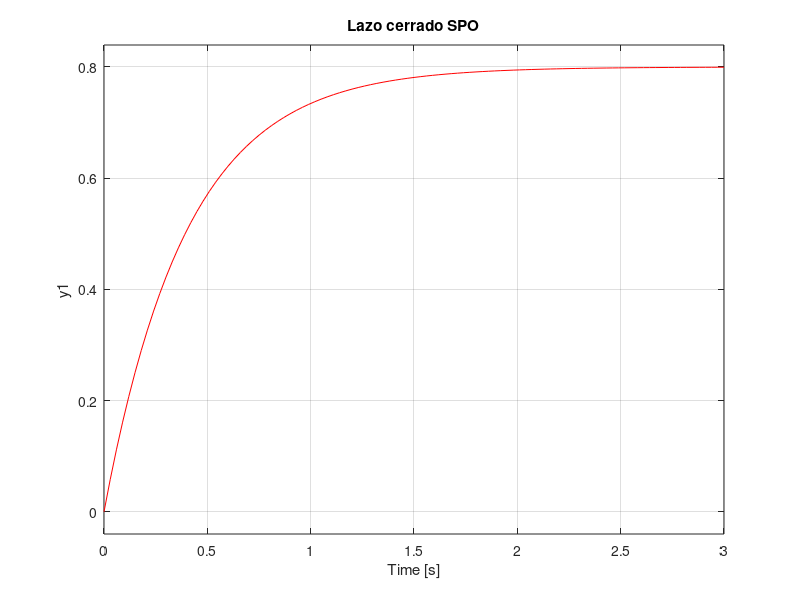
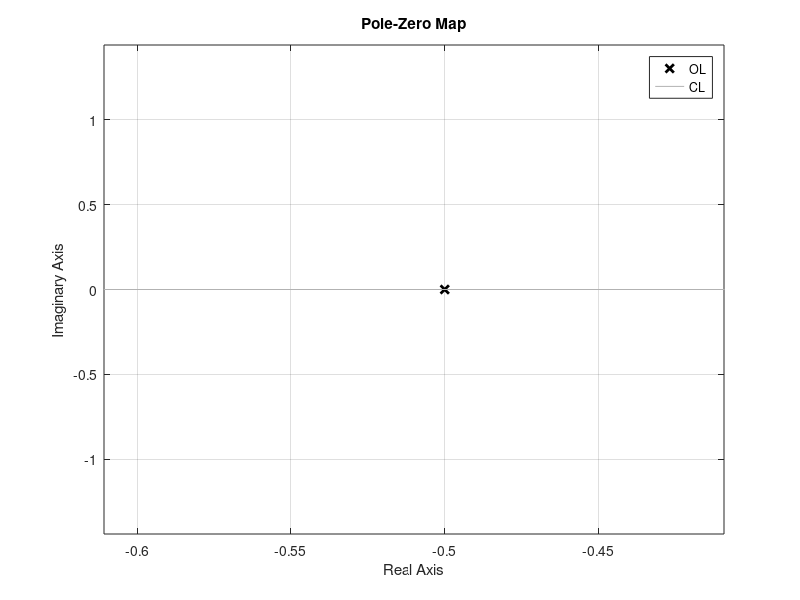
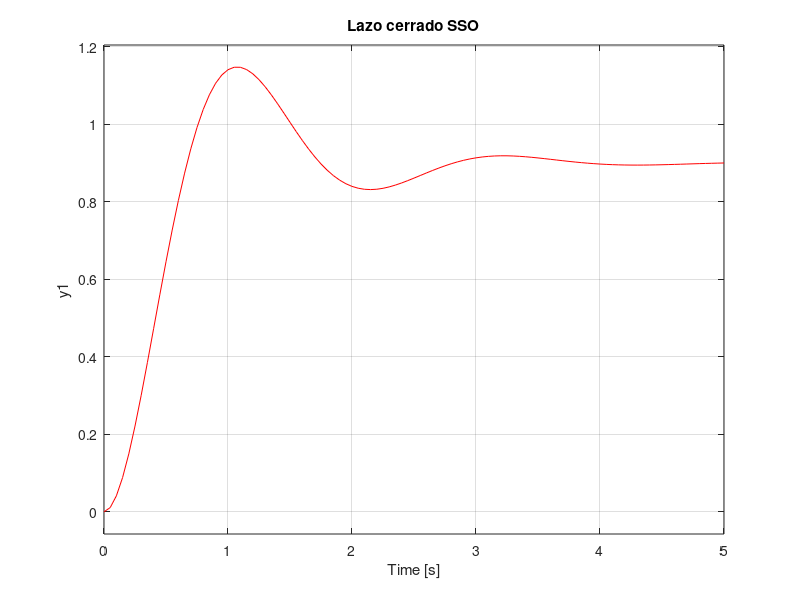
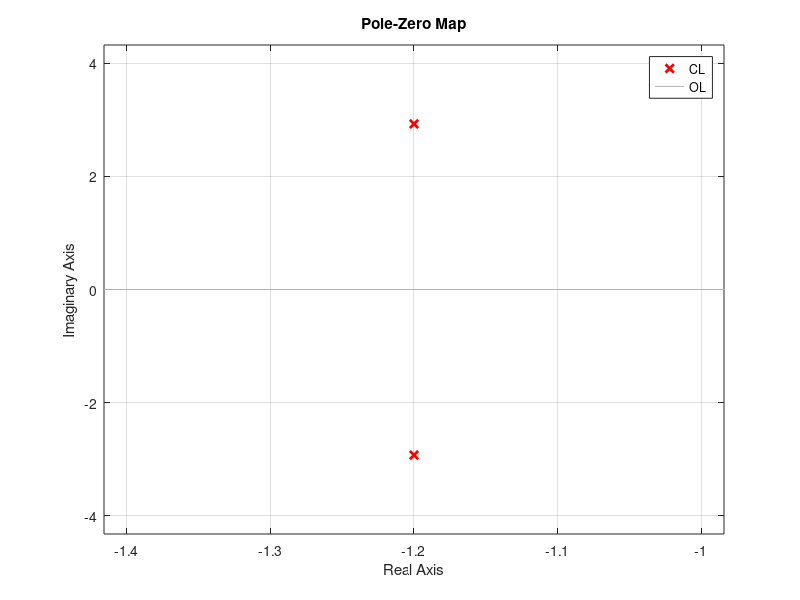

MATLAB code to generate these figures, in order:
clc
clear
close all


%-------------sistema de primer orden---------
k = 4;
tao = 2;

h=tf(k,[tao 1]);
figure
subplot(2,1,1)

%---------respuesta en lazo abierto-----------
step(h,'k')
title('Lazo abierto SPO')

%---------respuesta en lazo cerrado-----------
hn = feedback(h,1);
subplot(2,1,2)
step(hn,'r')
%legend('OL','CL')
title('Lazo cerrado SPO')

figure
pzmap(h,'k')
hold on
pzmap(hn,'r')
legend('OL','CL')

%------------nuevo parametros-----------
k_N = k/(1+k)
tao_N = tao/(1+k)

%-------------sistema de segundo orden---------
k = 9;
e = 1.2;
wn = 1;

h=tf(k*wn^2,[1 2*e*wn wn^2]);
figure
subplot(2,1,1)

%---------respuesta en lazo abierto-----------
step(h,'k')
title('Lazo abierto SSO')

%---------respuesta en lazo cerrado-----------
hn = feedback(h,1);
subplot(2,1,2)
step(hn,'r')
%legend('OL','CL')
title('Lazo cerrado SSO')

figure
pzmap(hn,'r')
hold on
pzmap(h,'k')
legend('CL','OL')

%------------nuevo parametros-----------
K_N = k*wn^2/(wn^2+k*wn^2)
e_N = e*wn/(sqrt(wn^2+k*wn^2))
w_N = sqrt(wn^2+k*wn^2)

if (e_N > 0) && (e_N < 1)
    Ts = 4/(e_N*w_N)
end
